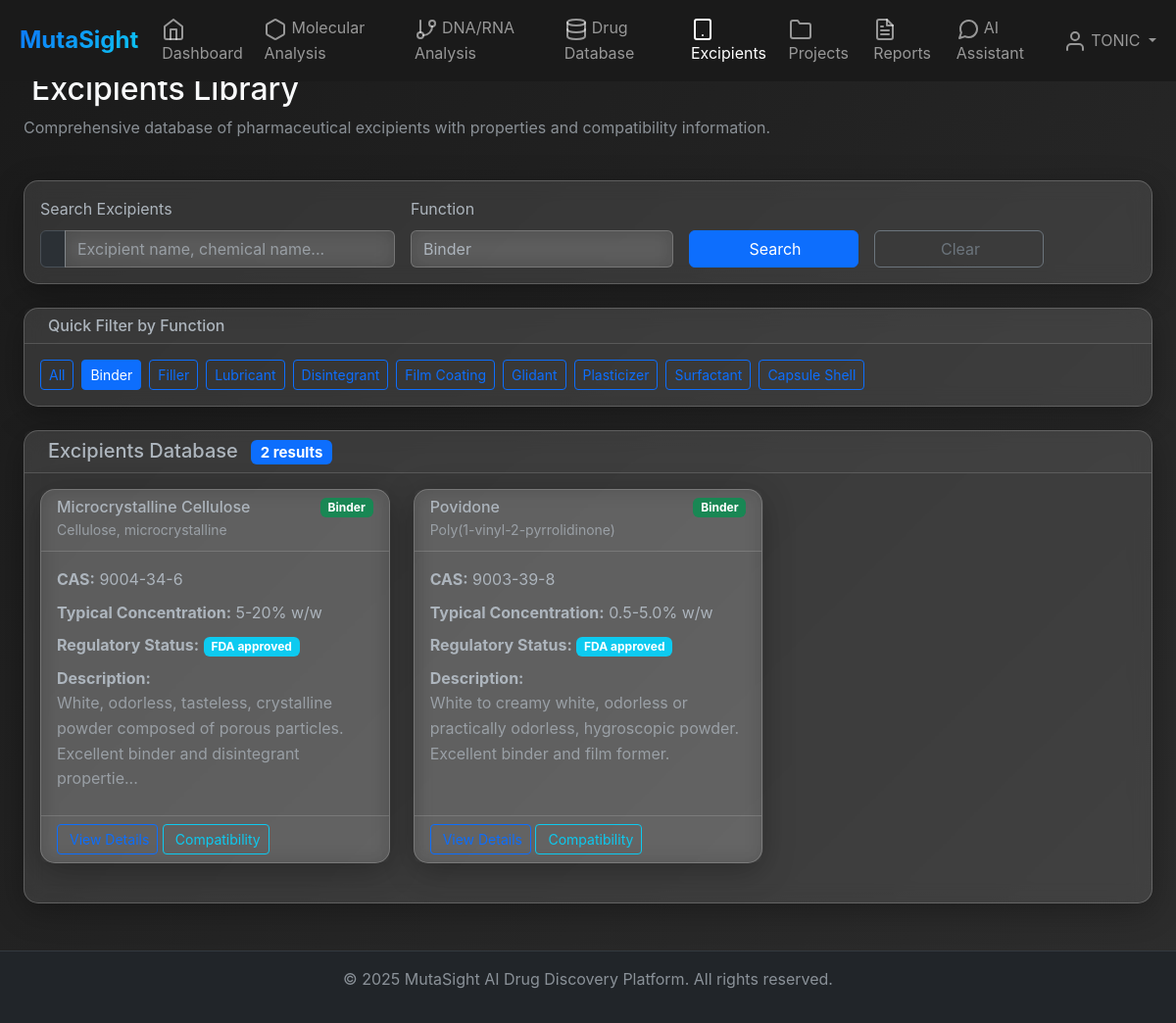
Page /excipients?function=binder (signed in) on the committed database.
### models.py (models this page shows)
class User(UserMixin, db.Model):
    id = db.Column(db.Integer, primary_key=True)
    username = db.Column(db.String(80), unique=True, nullable=False)
    email = db.Column(db.String(120), unique=True, nullable=False)
    password_hash = db.Column(db.String(256), nullable=False)
    first_name = db.Column(db.String(50), nullable=True)
    last_name = db.Column(db.String(50), nullable=True)
    role = db.Column(db.String(20), default='researcher')
    created_at = db.Column(db.DateTime, default=datetime.utcnow)
    is_active = db.Column(db.Boolean, default=True)
    projects = db.relationship('Project', backref='owner', lazy=True)
    chat_messages = db.relationship('ChatMessage', backref='author', lazy=True)
    project_memberships = db.relationship('ProjectMember', backref='user', lazy=True)

class Excipient(db.Model):
    id = db.Column(db.Integer, primary_key=True)
    name = db.Column(db.String(200), nullable=False)
    chemical_name = db.Column(db.String(300))
    cas_number = db.Column(db.String(20))
    function = db.Column(db.String(100))  # binder, disintegrant, etc.
    description = db.Column(db.Text)
    compatibility = db.Column(db.Text)  # JSON object
    toxicity_data = db.Column(db.Text)
    regulatory_status = db.Column(db.String(100))
    typical_concentration = db.Column(db.String(100))
    physical_properties = db.Column(db.Text)  # JSON object

### routes.py (the view)
@main_bp.route('/excipients')
@login_required
def excipients():
    search_query = request.args.get('search', '')
    function_filter = request.args.get('function', '')
    query = Excipient.query
    if search_query:
        query = query.filter(
            (Excipient.name.ilike(f'%{search_query}%')) |
            (Excipient.chemical_name.ilike(f'%{search_query}%'))
        )
    if function_filter:
        query = query.filter(Excipient.function.ilike(f'%{function_filter}%'))
    excipients = query.all()
    functions = db.session.query(Excipient.function.distinct()).all()
    excipient_functions = [f[0] for f in functions if f[0]]
    return render_template('excipients.html',
                         excipients=excipients,
                         excipient_functions=excipient_functions,
                         search_query=search_query,
                         selected_function=function_filter)

### app.py (called while the page is built)
@login_manager.user_loader
def load_user(user_id):
    from models import User
    return User.query.get(int(user_id))

### templates/excipients.html (shortened to what this page needs)
{% extends "base.html" %}
{% block content %}
<div class="container-fluid">
    <div class="row mb-4">
        <div class="col-12">
            <h2>Excipients Library</h2>
            <p class="text-muted">Comprehensive database of pharmaceutical excipients with properties and compatibility information.</p>
        </div>
    </div>
    <div class="row mb-4">
        <div class="col-12">
            <div class="card">
                <div class="card-body">
                    <form method="GET" action="{{ url_for('main.excipients') }}">
                        <div class="row g-3">
                            <div class="col-md-4">
                                <label for="search" class="form-label">Search Excipients</label>
                                <div class="input-group">
                                    <span class="input-group-text"></span>
                                    <input type="text" class="form-control" id="search" name="search"
                                           value="{{ search_query }}" placeholder="Excipient name, chemical name...">
                                </div>
                            </div>
                            <div class="col-md-3">
                                <label for="function" class="form-label">Function</label>
                                <select class="form-select" id="function" name="function">
                                    {% for func in excipient_functions %}
                                        <option value="{{ func }}" {% if func == selected_function %}selected{% endif %}>
                                            {{ func.replace('_', ' ').title() }}
                                        </option>
                                    {% endfor %}
                                </select>
                            </div>
                            <div class="col-md-2">
                                <label class="form-label">&nbsp;</label>
                                <div class="d-grid">
                                    <button type="submit" class="btn btn-primary">
                                        Search
                                    </button>
                                </div>
                            </div>
                            <div class="col-md-2">
                                <label class="form-label">&nbsp;</label>
                                <div class="d-grid">
                                    <a href="{{ url_for('main.excipients') }}" class="btn btn-outline-secondary">
                                        Clear
                                    </a>
                                </div>
                            </div>
                        </div>
                    </form>
                </div>
            </div>
        </div>
    </div>
    <div class="row mb-4">
        <div class="col-12">
            <div class="card">
                <div class="card-header">
                    <h6 class="mb-0">Quick Filter by Function</h6>
                </div>
                <div class="card-body">
                    <div class="d-flex flex-wrap gap-2">
                        <a href="{{ url_for('main.excipients') }}" class="btn btn-sm {% if not selected_function %}btn-primary{% else %}btn-outline-primary{% endif %}">
                            All
                        </a>
                        {% for func in excipient_functions %}
                            <a href="{{ url_for('main.excipients', function=func) }}"
                               class="btn btn-sm {% if func == selected_function %}btn-primary{% else %}btn-outline-primary{% endif %}">
                                {{ func.replace('_', ' ').title() }}
                            </a>
                        {% endfor %}
                    </div>
                </div>
            </div>
        </div>
    </div>
    <div class="row">
        <div class="col-12">
            <div class="card">
                <div class="card-header">
                    <h5 class="mb-0">
                        Excipients Database
                        <span class="badge bg-primary ms-2">{{ excipients|length }} results</span>
                    </h5>
                </div>
                <div class="card-body">
                    {% if excipients %}
                        <div class="row">
                            {% for excipient in excipients %}
                            <div class="col-lg-6 col-xl-4 mb-4">
                                <div class="card h-100 excipient-card">
                                    <div class="card-header">
                                        <div class="d-flex justify-content-between align-items-start">
                                            <h6 class="mb-0">{{ excipient.name }}</h6>
                                            {% if excipient.function %}
                                                <span class="badge bg-success">{{ excipient.function.replace('_', ' ').title() }}</span>
                                            {% endif %}
                                        </div>
                                        {% if excipient.chemical_name and excipient.chemical_name != excipient.name %}
                                            <small class="text-muted">{{ excipient.chemical_name }}</small>
                                        {% endif %}
                                    </div>
                                    <div class="card-body">
                                        <div class="text-sm">
                                            {% if excipient.cas_number %}
                                            <div class="mb-2">
                                                <strong>CAS:</strong> {{ excipient.cas_number }}
                                            </div>
                                            {% endif %}
                                            {% if excipient.typical_concentration %}
                                            <div class="mb-2">
                                                <strong>Typical Concentration:</strong> {{ excipient.typical_concentration }}
                                            </div>
                                            {% endif %}
                                            {% if excipient.regulatory_status %}
                                            <div class="mb-2">
                                                <strong>Regulatory Status:</strong>
                                                <span class="badge bg-info">{{ excipient.regulatory_status }}</span>
                                            </div>
                                            {% endif %}
                                            {% if excipient.description %}
                                            <div class="mb-2">
                                                <strong>Description:</strong>
                                                <p class="text-muted mb-0">{{ excipient.description[:120] }}{% if excipient.description|length > 120 %}...{% endif %}</p>
                                            </div>
                                            {% endif %}
                                        </div>
                                    </div>
                                    <div class="card-footer">
                                        <button class="btn btn-sm btn-outline-primary"
                                                onclick="showExcipientDetails({{ excipient.id }})">
                                        </button>
                                        <button class="btn btn-sm btn-outline-info"
                                                onclick="showCompatibility({{ excipient.id }})">
                                            Compatibility
                                        </button>
                                    </div>
                                </div>
                            </div>
                            {% endfor %}
                        </div>
                    {% else %}
                        <div class="text-center text-muted py-5">
                            <i class="fas fa-search fa-3x mb-3"></i>
                            <h5>No excipients found</h5>
                            <p>Try adjusting your search criteria or browse all excipients.</p>
                        </div>
                    {% endif %}
                </div>
            </div>
        </div>
    </div>
</div>
{% endblock %}

### templates/base.html (shortened to what this page needs)
<!DOCTYPE html>
<html lang="en" data-bs-theme="dark">
<head>
    <link href="https://cdn.jsdelivr.net/npm/bootstrap@5.3.0/dist/css/bootstrap.min.css" rel="stylesheet">
    <link rel="stylesheet" href="{{ url_for('static', filename='css/style.css') }}">
</head>
<body class="bg-dark text-light">
    {% if current_user.is_authenticated %}
    <nav class="navbar navbar-expand-lg navbar-dark fixed-top" style="background-color: #1a1a1a;">
        <div class="container-fluid">
            <a class="navbar-brand text-gradient fw-bold" href="{{ url_for('main.dashboard') }}">
                <span class="text-primary">Muta</span>Sight
            </a>
            <div class="collapse navbar-collapse" id="navbarNav">
                <ul class="navbar-nav me-auto">
                    <li class="nav-item">
                        <a class="nav-link" href="{{ url_for('main.dashboard') }}">
                            <i data-feather="home" class="me-1"></i>Dashboard
                        </a>
                    </li>
                    <li class="nav-item">
                        <a class="nav-link" href="{{ url_for('main.molecular_analysis') }}">
                            <i data-feather="hexagon" class="me-1"></i>Molecular Analysis
                        </a>
                    </li>
                    <li class="nav-item">
                        <a class="nav-link" href="{{ url_for('main.dna_rna_analysis') }}">
                            <i data-feather="git-branch" class="me-1"></i>DNA/RNA Analysis
                        </a>
                    </li>
                    <li class="nav-item">
                        <a class="nav-link" href="{{ url_for('main.drug_database') }}">
                            <i data-feather="database" class="me-1"></i>Drug Database
                        </a>
                    </li>
                    <li class="nav-item">
                        <a class="nav-link" href="{{ url_for('main.excipients') }}">
                            <i data-feather="tablet" class="me-1"></i>Excipients
                        </a>
                    </li>
                    <li class="nav-item">
                        <a class="nav-link" href="{{ url_for('main.projects') }}">
                            <i data-feather="folder" class="me-1"></i>Projects
                        </a>
                    </li>
                    <li class="nav-item">
                        <a class="nav-link" href="{{ url_for('main.reports') }}">
                            <i data-feather="file-text" class="me-1"></i>Reports
                        </a>
                    </li>
                    <li class="nav-item">
                        <a class="nav-link" href="{{ url_for('main.chat') }}">
                            <i data-feather="message-circle" class="me-1"></i>AI Assistant
                        </a>
                    </li>
                </ul>
                <ul class="navbar-nav">
                    <li class="nav-item dropdown">
                        <a class="nav-link dropdown-toggle" href="#" id="navbarDropdown" role="button" data-bs-toggle="dropdown">
                            <i data-feather="user" class="me-1"></i>{{ current_user.username }}
                        </a>
                    </li>
                </ul>
            </div>
        </div>
    </nav>
    {% endif %}
    <main class="{% if current_user.is_authenticated %}container-fluid mt-5 pt-4{% endif %}">
        {% block content %}{% endblock %}
    </main>
    {% if current_user.is_authenticated %}
    <footer class="bg-dark text-center text-muted py-3 mt-5" style="border-top: 1px solid #343a40;">
        <div class="container">
            <p>&copy; 2025 MutaSight AI Drug Discovery Platform. All rights reserved.</p>
        </div>
    </footer>
    {% endif %}
</body>
</html>

### static/css/style.css (style rules this page uses)
:root { --mutasight-primary: #0d6efd; --mutasight-secondary: #6c757d; --mutasight-success: #198754; --mutasight-info: #0dcaf0; --mutasight-warning: #ffc107; --mutasight-danger: #dc3545; --mutasight-light: #f8f9fa; --mutasight-dark: #212529; --glass-bg: rgba(255, 255, 255, 0.1); --glass-border: rgba(255, 255, 255, 0.2); }
body { font-family: -apple-system, BlinkMacSystemFont, 'Segoe UI', Roboto, sans-serif; line-height: 1.6; background: linear-gradient(135deg, #1a1a1a 0%, #2d2d2d 100%); min-height: 100vh; }
.text-gradient { background: linear-gradient(135deg, var(--mutasight-primary) 0%, var(--mutasight-info) 100%); -webkit-background-clip: text; -webkit-text-fill-color: transparent; background-clip: text; font-weight: 700; }
.navbar-brand { font-weight: 700; font-size: 1.5rem; }
.navbar-brand .text-primary { color: var(--mutasight-primary) !important; }
.card { background: var(--glass-bg); backdrop-filter: blur(10px); border: 1px solid var(--glass-border); border-radius: 15px; box-shadow: 0 8px 32px rgba(0, 0, 0, 0.3); transition: all 0.3s ease; }
.form-control, .form-select { background: var(--glass-bg); backdrop-filter: blur(10px); border: 1px solid var(--glass-border); color: var(--bs-body-color); transition: all 0.3s ease; }

### rows in the picture
User: username "TONIC"
Excipient: name "Microcrystalline Cellulose", function.replace "Binder", chemical_name "Cellulose, microcrystalline", cas_number "9004-34-6", typical_concentration "5-20% w/w", regulatory_status "FDA approved", description "White, odorless, tasteless, crystalline powder composed of porous particles. Excellent binder and disintegrant propertie"
Excipient: name "Povidone", function.replace "Binder", chemical_name "Poly(1-vinyl-2-pyrrolidinone)", cas_number "9003-39-8", typical_concentration "0.5-5.0% w/w", regulatory_status "FDA approved", description "White to creamy white, odorless or practically odorless, hygroscopic powder. Excellent binder and film former."

### other values in the picture
{{ func.replace('_', ' ').title() }} "Binder" "Filler" "Lubricant" "Disintegrant" "Film Coating" "Glidant" "Plasticizer" "Surfactant" "Capsule Shell"
{{ excipients|length }} "2"
form field function "Binder"
